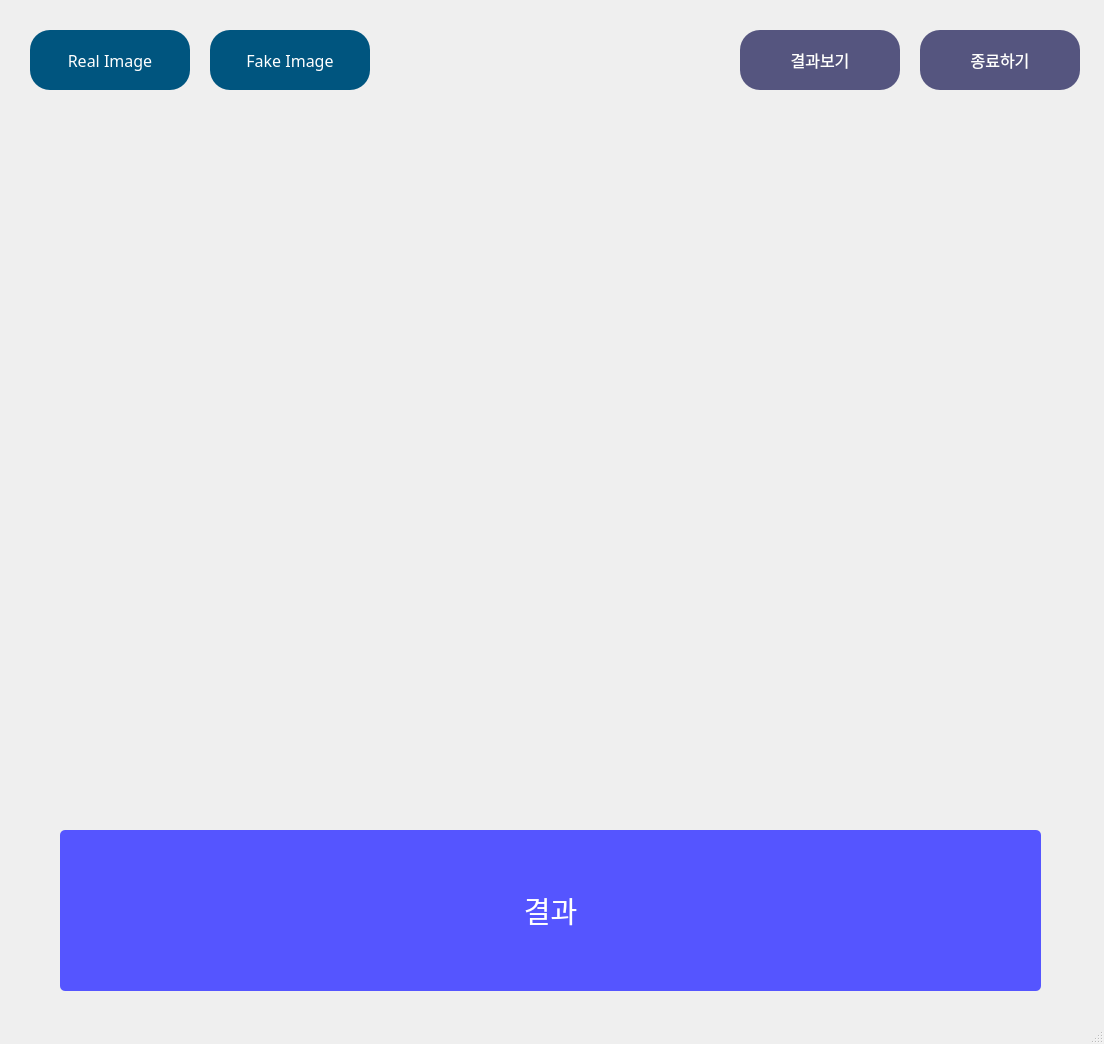
<?xml version="1.0" encoding="UTF-8"?>
<ui version="4.0">
 <class>MainWindow</class>
 <widget class="QMainWindow" name="MainWindow">
  <property name="geometry">
   <rect>
    <x>0</x>
    <y>0</y>
    <width>1104</width>
    <height>1044</height>
   </rect>
  </property>
  <property name="windowTitle">
   <string>MainWindow</string>
  </property>
  <widget class="QWidget" name="centralwidget">
   <widget class="QPushButton" name="realbtn">
    <property name="geometry">
     <rect>
      <x>30</x>
      <y>30</y>
      <width>160</width>
      <height>60</height>
     </rect>
    </property>
    <property name="font">
     <font>
      <family>안동엄마까투리</family>
      <pointsize>12</pointsize>
      <weight>50</weight>
      <bold>false</bold>
     </font>
    </property>
    <property name="styleSheet">
     <string notr="true">QPushButton{
	color: white;
	background-color: rgb(0, 85, 127);
border-radius: 20px;
}
</string>
    </property>
    <property name="text">
     <string>Real Image</string>
    </property>
   </widget>
   <widget class="QPushButton" name="fakebtn">
    <property name="geometry">
     <rect>
      <x>210</x>
      <y>30</y>
      <width>160</width>
      <height>60</height>
     </rect>
    </property>
    <property name="font">
     <font>
      <family>안동엄마까투리</family>
      <pointsize>12</pointsize>
     </font>
    </property>
    <property name="styleSheet">
     <string notr="true">QPushButton{
	color: white;
	background-color: rgb(0, 85, 127);
border-radius: 20px;
}</string>
    </property>
    <property name="text">
     <string>Fake Image</string>
    </property>
   </widget>
   <widget class="QLabel" name="photo">
    <property name="geometry">
     <rect>
      <x>50</x>
      <y>190</y>
      <width>660</width>
      <height>540</height>
     </rect>
    </property>
    <property name="text">
     <string/>
    </property>
    <property name="alignment">
     <set>Qt::AlignCenter</set>
    </property>
   </widget>
   <widget class="QPushButton" name="resultbtn">
    <property name="geometry">
     <rect>
      <x>740</x>
      <y>30</y>
      <width>160</width>
      <height>60</height>
     </rect>
    </property>
    <property name="font">
     <font>
      <family>안동엄마까투리</family>
      <pointsize>12</pointsize>
     </font>
    </property>
    <property name="styleSheet">
     <string notr="true">QPushButton{
	color: white;
	background-color: rgb(85, 85, 127);
	border-radius: 20px;
}</string>
    </property>
    <property name="text">
     <string>결과보기</string>
    </property>
   </widget>
   <widget class="QPushButton" name="finishbtn">
    <property name="geometry">
     <rect>
      <x>920</x>
      <y>30</y>
      <width>160</width>
      <height>60</height>
     </rect>
    </property>
    <property name="font">
     <font>
      <family>안동엄마까투리</family>
      <pointsize>12</pointsize>
     </font>
    </property>
    <property name="styleSheet">
     <string notr="true">QPushButton{
	color: white;
	background-color: rgb(85, 85, 127);
	border-radius: 20px;
}</string>
    </property>
    <property name="text">
     <string>종료하기</string>
    </property>
   </widget>
   <widget class="QPushButton" name="answerbtn">
    <property name="geometry">
     <rect>
      <x>60</x>
      <y>830</y>
      <width>981</width>
      <height>161</height>
     </rect>
    </property>
    <property name="font">
     <font>
      <family>안동엄마까투리</family>
      <pointsize>22</pointsize>
     </font>
    </property>
    <property name="styleSheet">
     <string notr="true">QPushButton{
	color: white;
	background-color: rgb(85, 85, 255);
	border-radius: 5px;
}</string>
    </property>
    <property name="text">
     <string>결과</string>
    </property>
   </widget>
   <widget class="QLabel" name="gradimg">
    <property name="geometry">
     <rect>
      <x>760</x>
      <y>480</y>
      <width>299</width>
      <height>299</height>
     </rect>
    </property>
    <property name="text">
     <string/>
    </property>
   </widget>
   <widget class="QLabel" name="cropimg">
    <property name="geometry">
     <rect>
      <x>760</x>
      <y>160</y>
      <width>299</width>
      <height>299</height>
     </rect>
    </property>
    <property name="text">
     <string/>
    </property>
   </widget>
  </widget>
  <widget class="QMenuBar" name="menubar">
   <property name="geometry">
    <rect>
     <x>0</x>
     <y>0</y>
     <width>1104</width>
     <height>31</height>
    </rect>
   </property>
  </widget>
  <widget class="QStatusBar" name="statusbar"/>
 </widget>
 <resources/>
 <connections>
  <connection>
   <sender>realbtn</sender>
   <signal>clicked()</signal>
   <receiver>MainWindow</receiver>
   <slot>realclick()</slot>
   <hints>
    <hint type="sourcelabel">
     <x>103</x>
     <y>92</y>
    </hint>
    <hint type="destinationlabel">
     <x>112</x>
     <y>326</y>
    </hint>
   </hints>
  </connection>
  <connection>
   <sender>fakebtn</sender>
   <signal>clicked()</signal>
   <receiver>MainWindow</receiver>
   <slot>fakeclick()</slot>
   <hints>
    <hint type="sourcelabel">
     <x>274</x>
     <y>90</y>
    </hint>
    <hint type="destinationlabel">
     <x>300</x>
     <y>327</y>
    </hint>
   </hints>
  </connection>
  <connection>
   <sender>finishbtn</sender>
   <signal>clicked()</signal>
   <receiver>MainWindow</receiver>
   <slot>finishclick()</slot>
   <hints>
    <hint type="sourcelabel">
     <x>1100</x>
     <y>120</y>
    </hint>
    <hint type="destinationlabel">
     <x>746</x>
     <y>82</y>
    </hint>
   </hints>
  </connection>
 </connections>
 <slots>
  <slot>realclick()</slot>
  <slot>fakeclick()</slot>
  <slot>finishclick()</slot>
  <slot>resultclick()</slot>
 </slots>
</ui>
